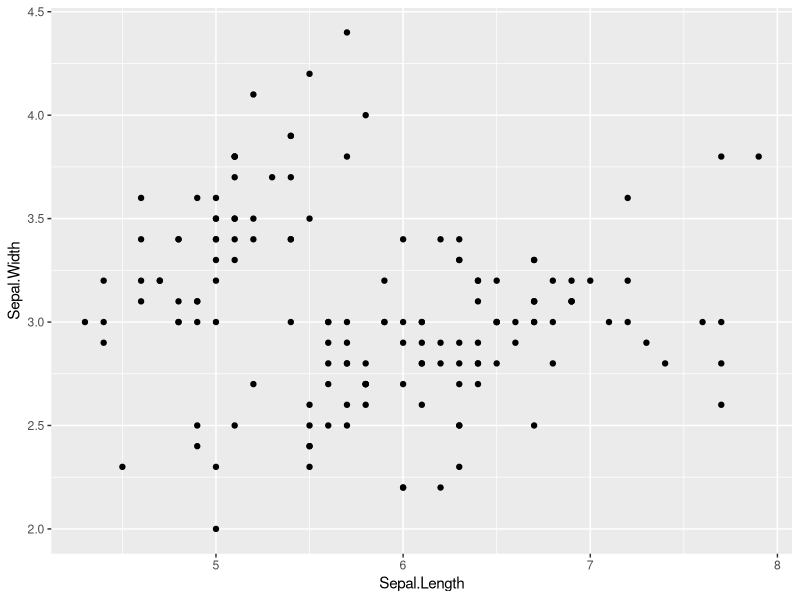
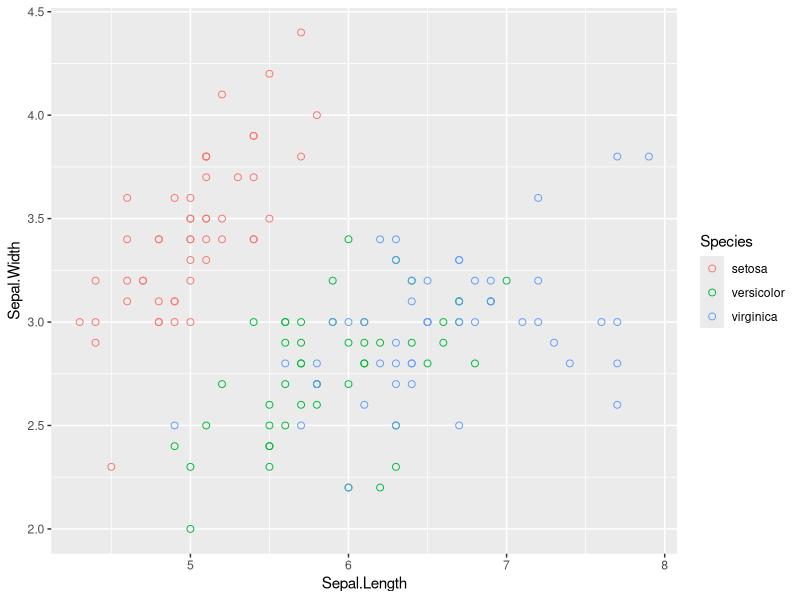
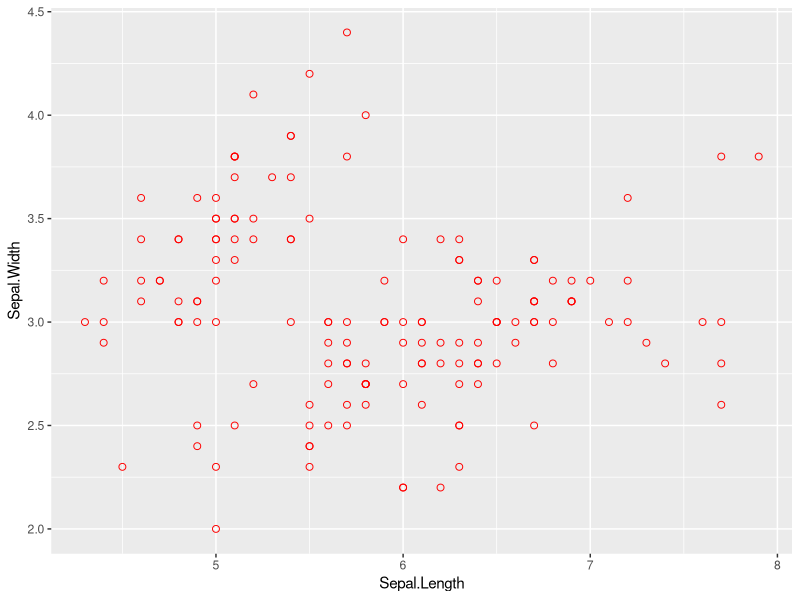
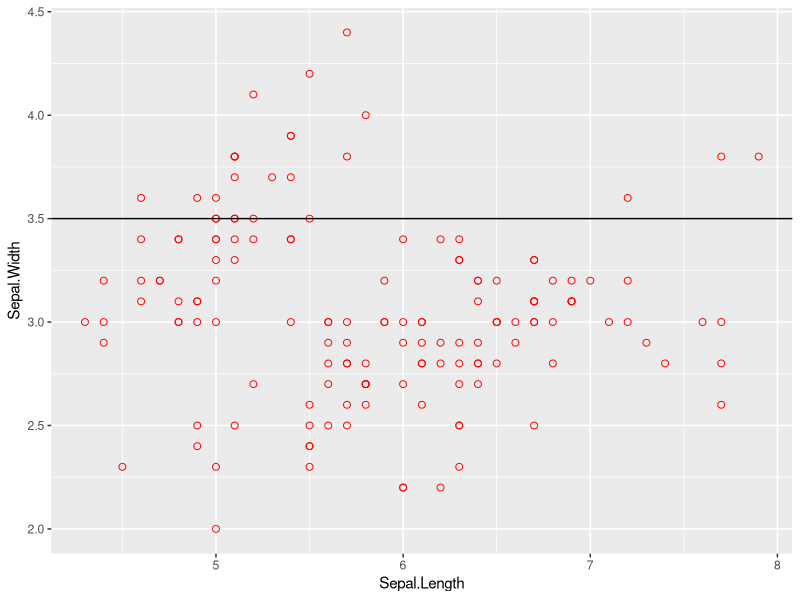

The R script that drew these images, in order:
## ---- chunk 1
knitr::opts_chunk$set(echo = TRUE)
## ---- chunk 2
# install.packages("ggplot2")
library(ggplot2)
## ---- chunk 3
qplot(Sepal.Length, Sepal.Width, data = iris)
## ---- chunk 4
ggplot(iris, aes(x = Sepal.Length, y =Sepal.Width)) + 
  geom_point(aes(color = Species), size = 2, shape = 1)

ggplot(iris, aes(x = Sepal.Length, y = Sepal.Width)) + 
  geom_point(color = "red", size = 2, shape = 1)

ggplot(iris, aes(x = Sepal.Length, y = Sepal.Width)) + 
  geom_point(color = "red", size = 2, shape = 1) + 
  geom_hline(yintercept = 3.5)
## ---- chunk 5
ls("package:ggplot2", pattern="^geom_.+")
